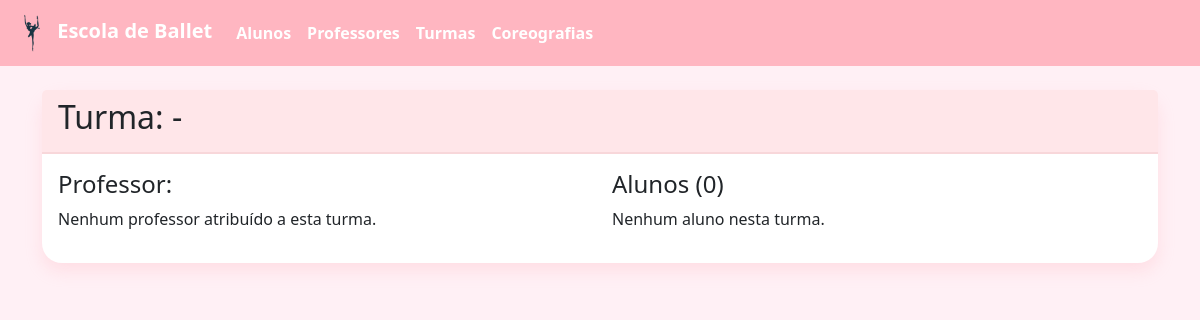
The page /turmas/3 on the database as committed earlier.
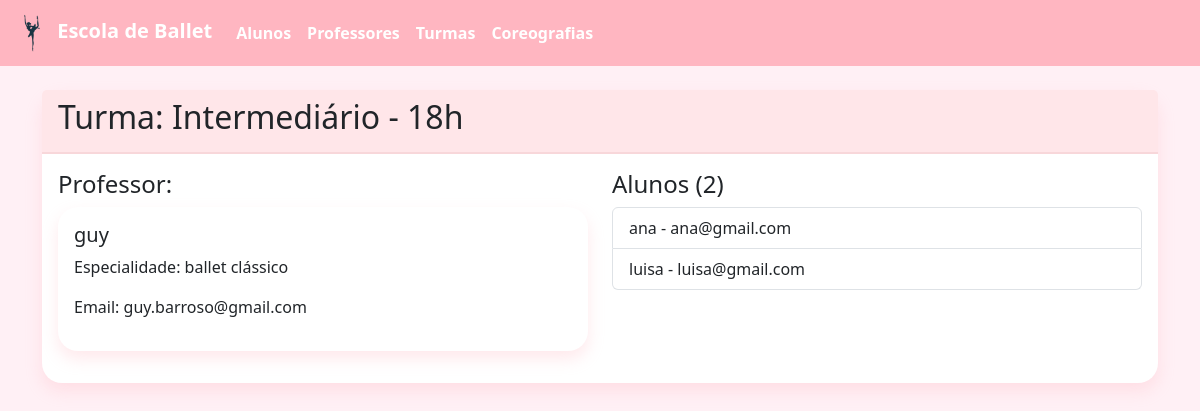
The same page on the database as committed later.
### tables this page shows
CREATE TABLE Turma (
    id INTEGER PRIMARY KEY AUTOINCREMENT,
    nivel TEXT NOT NULL DEFAULT 'iniciante',
    horario TEXT NOT NULL,
    sala TEXT NOT NULL,
    quantidade_max_alunos INTEGER,
    observacoes TEXT
);

CREATE TABLE Professor (
    id INTEGER PRIMARY KEY AUTOINCREMENT,
    nome TEXT NOT NULL,
    especialidade TEXT NOT NULL,
    email TEXT NOT NULL,
    telefone TEXT,
    certificacoes TEXT,
    turma_id INTEGER REFERENCES Turma(id)
);

CREATE TABLE Aluno (
    id INTEGER PRIMARY KEY AUTOINCREMENT,
    nome TEXT NOT NULL,
    data_nascimento DATE NOT NULL,
    email TEXT NOT NULL,
    telefone TEXT,
    endereco TEXT,
    turma_id INTEGER REFERENCES Turma(id)
);

### app.py (the view)
@app.route('/turmas/<int:id>')
def visualizar_turma(id):
    conn = conectar()
    cursor = conn.cursor()
    cursor.execute("SELECT * FROM Turma WHERE id = ?", (id,))
    turma = cursor.fetchone()
    cursor.execute("SELECT * FROM Professor WHERE turma_id = ?", (id,))
    professor = cursor.fetchone()
    cursor.execute("SELECT * FROM Aluno WHERE turma_id = ?", (id,))
    alunos = cursor.fetchall()
    conn.close()
    return render_template('turma_detalhes.html', turma=turma, professor=professor, alunos=alunos)

### db/connection.py (called while the page is built)
def conectar():
    return sqlite3.connect('ballet.db')

### templates/turma_detalhes.html
{% extends "base.html" %}
{% block content %}
<div class="card">
  <div class="card-header">
    <h2>Turma: {{ turma[1] }} - {{ turma[2] }}</h2>
  </div>
  <div class="card-body">
    <div class="row">
      <div class="col-md-6">
        <h4>Professor:</h4>
        {% if professor %}
        <div class="card mb-3">
          <div class="card-body">
            <h5>{{ professor[1] }}</h5>
            <p>Especialidade: {{ professor[2] }}</p>
            <p>Email: {{ professor[3] }}</p>
          </div>
        </div>
        {% else %}
        <p>Nenhum professor atribuído a esta turma.</p>
        {% endif %}
      </div>
      <div class="col-md-6">
        <h4>Alunos ({{ alunos|length }})</h4>
        {% if alunos %}
        <div class="list-group">
          {% for aluno in alunos %}
          <div class="list-group-item">
            {{ aluno[1] }} - {{ aluno[3] }}
          </div>
          {% endfor %}
        </div>
        {% else %}
        <p>Nenhum aluno nesta turma.</p>
        {% endif %}
      </div>
    </div>
  </div>
</div>
{% endblock %}

Rows that differ between the two databases and show on the page:
added Turma: nivel "Intermediário", horario "18h"
added Professor: nome "guy", especialidade "ballet clássico", email "guy.barroso@gmail.com"
added Aluno: nome "ana", email "ana@gmail.com"
added Aluno: nome "luisa", email "luisa@gmail.com"
Other text that changed with them:
{{ alunos|length }}: "0" → "2"
text no longer shown: "Nenhum professor atribuído a esta turma. Nenhum aluno nesta turma."
text now shown: "Especialidade: Email:"
